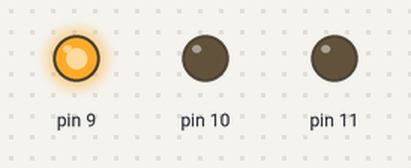
The sketch below on a simulated Arduino Uno, built with avr-gcc and run on an emulated ATmega328P. Parts: output pins drawn as LEDs (lit = HIGH).

Above: at 0.5 s.
At 2.5 s:
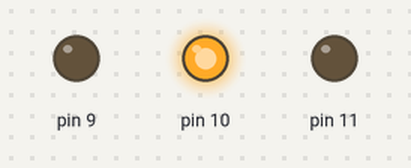
At 3.5 s:
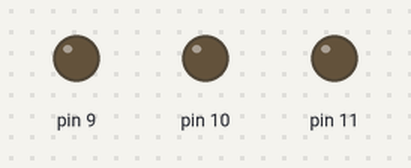
At 4.5 s:
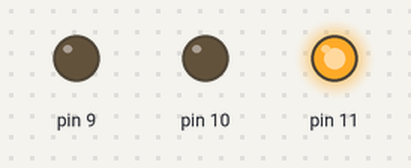
At 6.7 s:
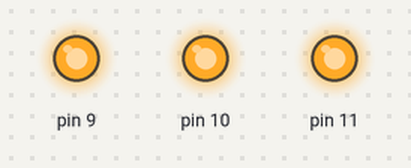
Timing chart, 0 to 8.3 s (numbered marks = the images above):
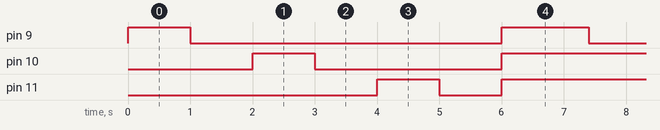

The sketch:

Sensor.ino
```cpp
// C++ code
//
int distanceThreshold = 0;
int cm = 0;
int inches =0;


void setup()
{
  pinMode(9, OUTPUT);
  pinMode(10, OUTPUT);
   pinMode(11, OUTPUT);
}

void loop()
{

  digitalWrite(9, HIGH);
  delay(1000); // Wait for 1000 millisecond(s)
  digitalWrite(9, LOW);
  delay(1000); // Wait for 1000 millisecond(s)


  digitalWrite(10, HIGH);
  delay(1000); // Wait for 1000 millisecond(s)
  digitalWrite(10, LOW);
  delay(1000); // Wait for 1000 millisecond(s)


  digitalWrite(11, HIGH);
  delay(1000); // Wait for 1000 millisecond(s)
  digitalWrite(11, LOW);
  delay(1000); // Wait for 1000 millisecond(s)

  if(cm>distanceThreshold){
  digitalWrite(9, LOW);
  digitalWrite(10, LOW);
    digitalWrite(11, LOW);
}
if(cm>distanceThreshold && cm >distanceThreshold -200){
  digitalWrite(9, HIGH);
  digitalWrite(10, LOW);
    digitalWrite(11, LOW);
}
if(cm>distanceThreshold -350 && cm >distanceThreshold -450){
  digitalWrite(9, HIGH);
  digitalWrite(10, HIGH);
  digitalWrite(11, LOW);
}
if(cm>distanceThreshold -450 && cm >distanceThreshold -550){
  digitalWrite(9, HIGH);
  digitalWrite(10, HIGH);
  digitalWrite(11, LOW);
}
if(cm>distanceThreshold -300){
  digitalWrite(9, HIGH);
  digitalWrite(10, HIGH);
  digitalWrite(11, HIGH);
}
delay(400);
}
```

Measured:
- by itself, pin 9: repeats every 6.4 s: LOW 5.0 s, HIGH 1.4 s
- by itself, pin 10: repeats every 6.4 s: LOW 3.0 s, HIGH 3.4 s
- by itself, pin 11: repeats every 6.4 s: LOW 1.0 s, HIGH 5.4 s
